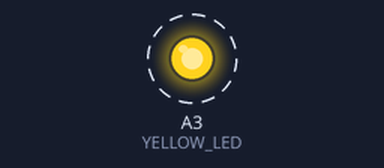
The program below on a simulated Arduino Micro, built with avr-gcc and run on an emulated ATmega32U4. Parts: output pins drawn as LEDs (lit = HIGH). Dashed ring = blinking.

Above: at 0.5 s.
Timing chart, 0 to 4.6 s (numbered marks = the images above):
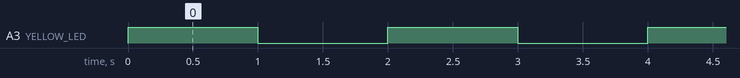

Measured:
- by itself, A3 (YELLOW_LED): alternates HIGH for 1.0 s and LOW for 1.0 s

The program:

main.cpp
```cpp
#include <Arduino.h>
#include <avr/interrupt.h>  // For ISR definitions

const int TRIG_PIN = 4;
const int ECHO_PIN = 5;
const int BUTTON1 = 2;
const int BUTTON2 = 3;
const int YELLOW_LED = A3;
const int RED_LED = A2;

void setup() {
  pinMode(YELLOW_LED, OUTPUT);  // Set the built-in LED pin as output

  cli();  // Disable global interrupts

  // Configure Timer1 for CTC mode
  TCCR1A = 0;  // Normal mode, no output compare
  TCCR1B = 0;  // Clear all bits

  TCCR1B |= (1 << WGM12);  // CTC mode (Clear Timer on Compare Match)

  // Set the compare match value for 1 second interval
  // Formula: OCR1A = (Clock Speed / (Prescaler * Target Frequency)) - 1
  // For 16MHz clock, prescaler of 1024, and 1Hz target:
  OCR1A = 15624;

  // Set prescaler to 1024
  TCCR1B |= (1 << CS12) | (1 << CS10);

  // Enable Timer1 Compare Match A interrupt
  TIMSK1 |= (1 << OCIE1A);

  sei();  // Enable global interrupts
}

ISR(TIMER1_COMPA_vect) {
  // Interrupt Service Routine triggered every 1 second
  digitalWrite(YELLOW_LED, !digitalRead(YELLOW_LED));  // Toggle the LED
}

void loop() {
  // The main loop is free for other tasks
}
```
